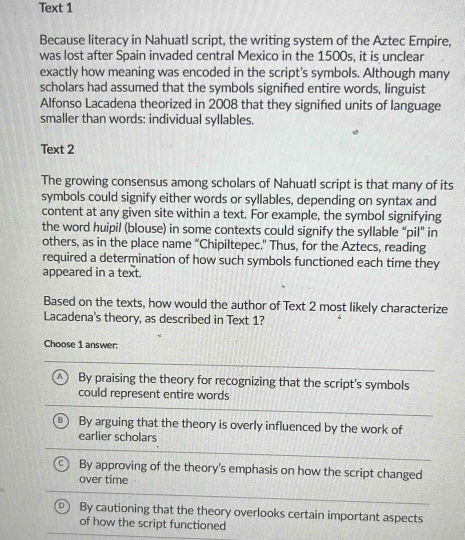
#> input picture camera.jpeg, 929 x 1080 px (shown at 1/2 size)
$ python Image_enhancer.py --file camera.jpeg   (older library calls are emulated)
#> lines starting #> are read from the running program, lines starting #| are printed output that depends on the picture

"""
Task 05: Image Processing & Enhancement
Multimedia Systems Laboratory
Author: Himani Vishwakarma
"""

import sys
import argparse
from pathlib import Path

import cv2
import numpy as np
from PIL import Image, ImageFilter, ImageOps

TASK_DIR = Path(__file__).resolve().parent
DEFAULT_IMAGE = TASK_DIR.parent / "datasets" / "images" / "flower.jpg"
OUTPUT_DIR = TASK_DIR / "outputs"


def basic_operations(image: Image.Image) -> dict:
    """Grayscale, resize, threshold, blur, edge detection and rotation."""
    gray = ImageOps.grayscale(image)
    half_size = (max(1, image.width // 2), max(1, image.height // 2))

    return {
        "grayscale": gray,
        "resize_half": image.resize(half_size, Image.LANCZOS),
        "threshold": gray.point(lambda value: 255 if value >= 128 else 0),
        "gaussian_blur": image.filter(ImageFilter.GaussianBlur(radius=2)),
        "canny_edges": Image.fromarray(cv2.Canny(np.array(gray), 100, 200)),
        "rotate_clockwise": image.rotate(-90, expand=True),
    }


def histogram_equalization(image: Image.Image) -> Image.Image:
    """Equalize only the brightness (Y) channel so colours are not changed."""
    ycrcb = cv2.cvtColor(np.array(image), cv2.COLOR_RGB2YCrCb)
    ycrcb[:, :, 0] = cv2.equalizeHist(ycrcb[:, :, 0])
    return Image.fromarray(cv2.cvtColor(ycrcb, cv2.COLOR_YCrCb2RGB))


def gamma_correction(image: Image.Image, gamma: float) -> Image.Image:
    """Apply gamma correction. gamma < 1 brightens, gamma > 1 darkens."""
    table = [round(255 * (value / 255) ** gamma) for value in range(256)]
    return image.point(table * 3)


def enhancement_operations(image: Image.Image, gamma: float) -> dict:
    """Contrast, brightness, sharpness and noise enhancements."""
    return {
        "histogram_equalization": histogram_equalization(image),
        "gamma_correction": gamma_correction(image, gamma),
        "sharpen": image.filter(ImageFilter.UnsharpMask(radius=2, percent=150, threshold=3)),
        "median_denoise": image.filter(ImageFilter.MedianFilter(size=3)),
    }


def image_stats(image: Image.Image) -> tuple:
    """Return (brightness, contrast, sharpness) measured on the grayscale image."""
    gray = np.array(ImageOps.grayscale(image), dtype=np.float64)
    brightness = gray.mean()
    contrast = gray.std()
    sharpness = cv2.Laplacian(gray, cv2.CV_64F).var()
    return brightness, contrast, sharpness


def before_after(original: Image.Image, enhanced: Image.Image) -> Image.Image:
    """Place the original and enhanced images side by side."""
    canvas = Image.new("RGB", (original.width * 2, original.height), "white")
    canvas.paste(original, (0, 0))
    canvas.paste(enhanced, (original.width, 0))
    return canvas


def process_image(image_path: str, gamma: float) -> bool:
    """Run all operations, save the results and print the comparison table."""
    path = Path(image_path).resolve()

    if not path.exists():
        print(f"[Error] File not found: {path}")
        return False

    try:
        with Image.open(path) as source:
            image = ImageOps.exif_transpose(source).convert("RGB")
    except Exception as error:
        print(f"[Error] Could not open image: {error}")
        return False

    output_dir = OUTPUT_DIR / path.stem
    output_dir.mkdir(parents=True, exist_ok=True)

    basic = basic_operations(image)
    enhanced = enhancement_operations(image, gamma)

    print("=" * 60)
    print("      TASK 05: IMAGE PROCESSING & ENHANCEMENT REPORT      ")
    print("=" * 60)
    print(f"Input Image    : {path.name}")
    print(f"Dimensions     : {image.width} x {image.height} px")
    print(f"Output Folder  : {output_dir}")

    print("\n[Basic Processing]")
    print("-" * 45)
    for name, result in {**basic, **enhanced}.items():
        if name == "histogram_equalization":
            print("\n[Enhancement]")
            print("-" * 45)
        result.save(output_dir / f"{name}.png")
        print(f"Saved {name + '.png':<28}: {result.width} x {result.height}")

    before_after(image, enhanced["histogram_equalization"]).save(output_dir / "before_after.png")
    print(f"Saved {'before_after.png':<28}: original | equalized")

    print("\n[Enhancement Comparison]")
    print("-" * 60)
    print(f"{'Image':<24}{'Brightness':>12}{'Contrast':>12}{'Sharpness':>12}")
    for name, result in {"original": image, **enhanced}.items():
        brightness, contrast, sharpness = image_stats(result)
        print(f"{name:<24}{brightness:>12.2f}{contrast:>12.2f}{sharpness:>12.1f}")

    print("\nBrightness = mean gray level, Contrast = standard deviation,")
    print("Sharpness = variance of the Laplacian (higher means more edges).")
    return True


def main():
    parser = argparse.ArgumentParser(description="Task 05: Image Processing & Enhancement")
    parser.add_argument("-f", "--file", default=str(DEFAULT_IMAGE), help="Path to the input image")
    parser.add_argument("-g", "--gamma", type=float, default=0.7, help="Gamma value (default 0.7)")
    args = parser.parse_args()

    if args.gamma <= 0:
        print("[Error] Gamma must be greater than 0.")
        sys.exit(1)

    if not process_image(args.file, args.gamma):
#> in process_image, source is the input picture: PIL image 929x1080 RGB; mean R, G, B 202.3, 203.4, 201.4
#> in process_image, `basic = basic_operations(image)`: basic = 6 items
#> in histogram_equalization, `ycrcb = cv2.cvtColor(np.array(image), cv2.COLOR_RGB2YCrCb)`: ycrcb: shape (1080, 929, 3); mean of channels 0, 1, 2 202.9, 127.6, 127.1
#> in histogram_equalization, `ycrcb[:, :, 0] = cv2.equalizeHist(ycrcb[:, :, 0])`: ycrcb: shape (1080, 929, 3); mean of channels 0, 1, 2 129.4, 127.6, 127.1
#> in histogram_equalization, `return Image.fromarray(cv2.cvtColor(ycrcb, cv2.COLOR_YCrCb2RGB))`:
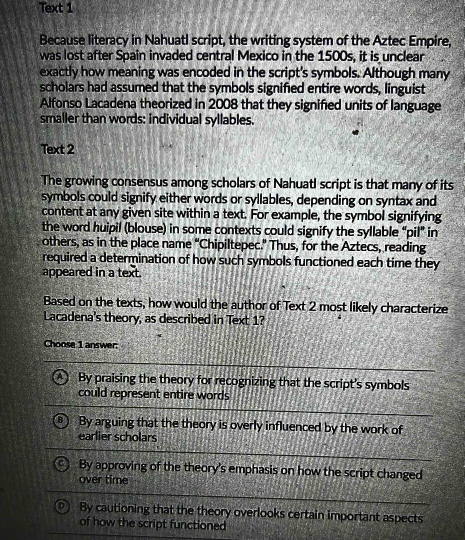
#> returned value: PIL image 929x1080 RGB (shown at 1/2 size); mean R, G, B 128.8, 130, 127.9
#> in gamma_correction, `table = [round(255 * (value / 255) ** gamma) for value in range(256)]`: table = 256 values from 0 to 255
#> in gamma_correction, `return image.point(table * 3)`:
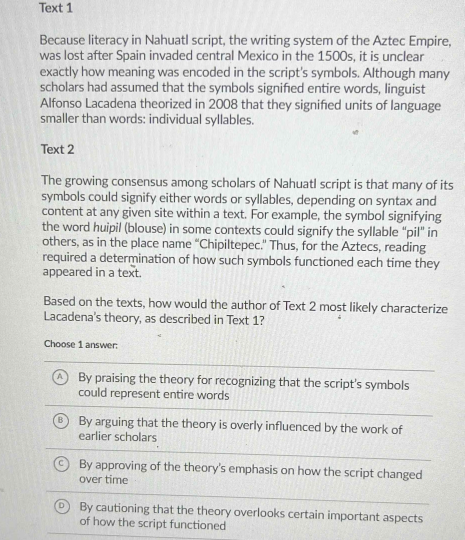
#> returned value: PIL image 929x1080 RGB (shown at 1/2 size); mean R, G, B 215.6, 216.5, 214.9
#> in process_image, `enhanced = enhancement_operations(image, gamma)`: enhanced = 4 items
#| Dimensions     : 929 x 1080 px
#> the loop in process_image, `for name, result in {**basic, **enhanced}.items():` made 10 passes
#> name on passes 1 to 10: 'grayscale', 'resize_half', 'threshold', 'gaussian_blur', 'canny_edges', 'rotate_clockwise', 'histogram_equalization', 'gamma_correction', 'sharpen', 'median_denoise'
#| Saved grayscale.png               : 929 x 1080
#| Saved resize_half.png             : 464 x 540
#| Saved threshold.png               : 929 x 1080
#| Saved gaussian_blur.png           : 929 x 1080
#| Saved canny_edges.png             : 929 x 1080
#| Saved rotate_clockwise.png        : 1080 x 929
#| [Enhancement]
#| ---------------------------------------------
#| Saved histogram_equalization.png  : 929 x 1080
#| Saved gamma_correction.png        : 929 x 1080
#> (further printed lines are left out)
#> pass 2, in process_image, `result.save(output_dir / f"{name}.png")`:
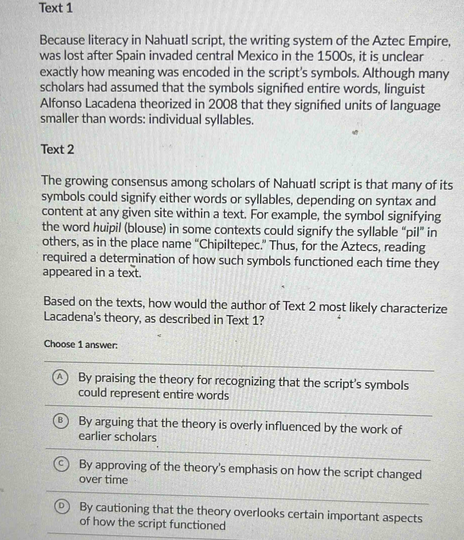
#> saved as resize_half.png: PIL image 464x540 RGB; mean R, G, B 202.3, 203.4, 201.4
#> in before_after, `canvas = Image.new("RGB", (original.width * 2, original.height), "whit..`: canvas: PIL image 1858x1080 RGB; every value is 255
#> in before_after, `canvas.paste(original, (0, 0))`:
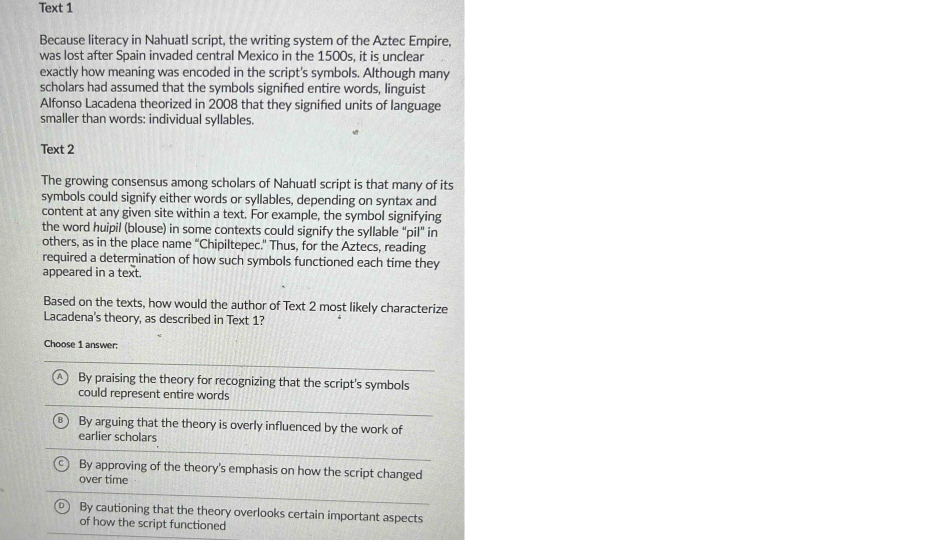
#> canvas: PIL image 1858x1080 RGB (shown at 1/2 size); mean R, G, B 228.6, 229.2, 228.2
#> in before_after, `canvas.paste(enhanced, (original.width, 0))`:
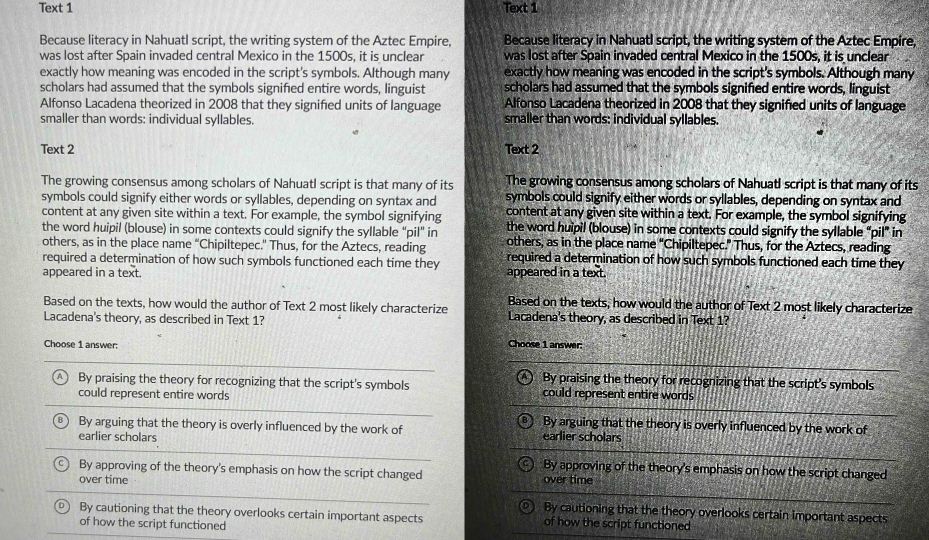
#> canvas: PIL image 1858x1080 RGB (shown at 1/2 size); mean R, G, B 165.6, 166.7, 164.7
#> the loop in process_image, `for name, result in {"original": image, **enhanced}.items():` made 5 passes
#> (name, brightness, contrast, sharpness) on passes 1 to 5: ('original', 202.9, 40.3, 2669.5), ('histogram_equalization', 129.4, 74.33, 20002.5), ('gamma_correction', 216, 33.65, 1909.2), ('sharpen', 201.9, 60.92, 11047.7), ('median_denoise', 203.9, 34.9, 1379.5)
#| original                      202.89       40.30      2669.5
#| histogram_equalization        129.44       74.33     20002.5
#| gamma_correction              216.03       33.65      1909.2
#| sharpen                       201.91       60.92     11047.7
#| median_denoise                203.93       34.90      1379.5
        sys.exit(1)


if __name__ == "__main__":
    main()
